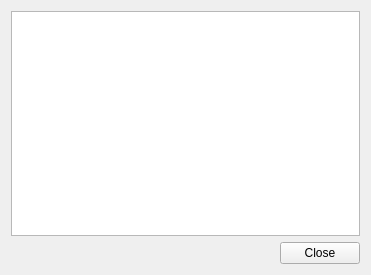
<?xml version="1.0" encoding="UTF-8"?>
<ui version="4.0">
 <class>logui</class>
 <widget class="QWidget" name="logui">
  <property name="windowModality">
   <enum>Qt::ApplicationModal</enum>
  </property>
  <property name="geometry">
   <rect>
    <x>0</x>
    <y>0</y>
    <width>371</width>
    <height>275</height>
   </rect>
  </property>
  <property name="contextMenuPolicy">
   <enum>Qt::NoContextMenu</enum>
  </property>
  <property name="windowTitle">
   <string>Log</string>
  </property>
  <layout class="QGridLayout" name="gridLayout_2">
   <item row="0" column="0">
    <layout class="QGridLayout" name="gridLayout">
     <item row="0" column="0">
      <widget class="QListWidget" name="listLog">
       <property name="viewMode">
        <enum>QListView::IconMode</enum>
       </property>
      </widget>
     </item>
     <item row="1" column="0">
      <layout class="QHBoxLayout" name="horizontalLayout">
       <item>
        <spacer name="horizontalSpacer">
         <property name="orientation">
          <enum>Qt::Horizontal</enum>
         </property>
         <property name="sizeHint" stdset="0">
          <size>
           <width>40</width>
           <height>20</height>
          </size>
         </property>
        </spacer>
       </item>
       <item>
        <widget class="QPushButton" name="closeBtn">
         <property name="text">
          <string>Close</string>
         </property>
        </widget>
       </item>
      </layout>
     </item>
    </layout>
   </item>
  </layout>
 </widget>
 <resources/>
 <connections/>
</ui>
